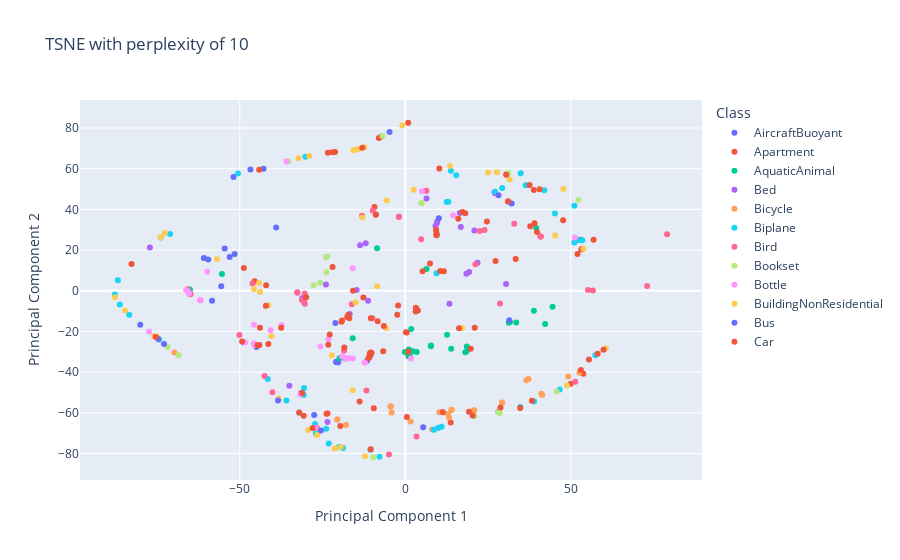

Notebook cell for this chart:
### Code cell
from sklearn.manifold import TSNE
X_embedded = TSNE(n_components=2, learning_rate='auto',init='random', perplexity=10).fit_transform(X)
tsne_df = pd.DataFrame(data=X_embedded, columns=['PCA1', 'PCA2'])
tsne_df['Class'] = Y['class']  # Add the class labels
tsne_df['Name']=Y["mesh_name"]

plot_data2(tsne_df,"PCA1","PCA2", title="TSNE with perplexity of 10", subset=chunks[0],html_filename="plot_tsne_perplexity_10.html")

### Figure 1 — Plotly figure (JSON) as saved in the notebook; plotly's stock layout.template omitted (floating-point values rounded to 4 significant figures; data arrays with more than 128 entries replaced by an {"elided": "..."} marker saying what was removed)
{"data": [{"customdata": [["AircraftBuoyant", "m1337.obj"], ["AircraftBuoyant", "m1338.obj"], ["AircraftBuoyant", "m1339.obj"], ["AircraftBuoyant", "m1340.obj"], ["AircraftBuoyant", "m1341.obj"], ["AircraftBuoyant", "m1342.obj"], ["AircraftBuoyant", "m1343.obj"], ["AircraftBuoyant", "m1344.obj"], ["AircraftBuoyant", "m1345.obj"], ["AircraftBuoyant", "m1346.obj"], ["AircraftBuoyant", "m1348.obj"], ["AircraftBuoyant", "m1349.obj"], ["AircraftBuoyant", "m1350.obj"], ["AircraftBuoyant", "m1351.obj"], ["AircraftBuoyant", "m1352.obj"]], "hovertemplate": "Class=%{customdata[0]}<br>Principal Component 1=%{x}<br>Principal Component 2=%{y}<br>Name=%{customdata[1]}<extra></extra>", "legendgroup": "AircraftBuoyant", "marker": {"color": "#636efa", "symbol": "circle"}, "mode": "markers", "name": "AircraftBuoyant", "orientation": "v", "showlegend": true, "type": "scatter", "x": [-54.56, -51.56, -55.61, -44.98, -48.79, -59.52, -53.06, -60.87, -46.78, -20.27, -20.41, -20.9, -20.78, -11.51, -45.43], "xaxis": "x", "y": [20.75, 18.03, 2.188, -27.63, -25.28, 15.35, 16.58, 16.12, 59.59, -35.11, -35.13, -35.05, -34.99, -34.41, -26.38], "yaxis": "y"}, {"customdata": [["Apartment", "D00045.obj"], ["Apartment", "D00086.obj"], ["Apartment", "D00138.obj"], ["Apartment", "D00156.obj"], ["Apartment", "D00310.obj"], ["Apartment", "D00348.obj"], ["Apartment", "D00366.obj"], ["Apartment", "D00478.obj"], ["Apartment", "D00496.obj"], ["Apartment", "D00626.obj"], ["Apartment", "D00639.obj"], ["Apartment", "D00651.obj"], ["Apartment", "D00681.obj"], ["Apartment", "D00780.obj"], ["Apartment", "D00792.obj"], ["Apartment", "D00859.obj"], ["Apartment", "D00860.obj"], ["Apartment", "D00869.obj"], ["Apartment", "D00921.obj"], ["Apartment", "D00953.obj"], ["Apartment", "m463.obj"], ["Apartment", "m464.obj"], ["Apartment", "m465.obj"]], "hovertemplate": "Class=%{customdata[0]}<br>Principal Component 1=%{x}<br>Principal Component 2=%{y}<br>Name=%{customdata[1]}<extra></extra>", "legendgroup": "Apartment", "marker": {"color": "#EF553B", "symbol": "circle"}, "mode": "markers", "name": "Apartment", "orientation": "v", "showlegend": true, "type": "scatter", "x": [-26.72, 38.86, 50.02, -7.303, -22.03, -45.51, -42.03, 53.23, 10.31, 52.96, 30.73, -7.973, 53.82, 0.4745, -48.75, -12.65, 53.43, -9.29, -21.96, -23.35, 13.74, -82.72, -23.8], "xaxis": "x", "y": [-70.7, 49.57, -45.71, 75.71, 68.04, 4.67, 2.656, 20.22, 60.08, 25.06, 57.35, 75.04, -40.85, -20.56, 11.23, -3.309, 20.63, 41.18, 11.66, 67.84, -64.71, 13.19, -60.48], "yaxis": "y"}, {"customdata": [["AquaticAnimal", "m53.obj"], ["AquaticAnimal", "m54.obj"], ["AquaticAnimal", "m55.obj"], ["AquaticAnimal", "m56.obj"], ["AquaticAnimal", "m57.obj"], ["AquaticAnimal", "m58.obj"], ["AquaticAnimal", "m59.obj"], ["AquaticAnimal", "m60.obj"], ["AquaticAnimal", "m61.obj"], ["AquaticAnimal", "m62.obj"], ["AquaticAnimal", "m63.obj"], ["AquaticAnimal", "m64.obj"], ["AquaticAnimal", "m65.obj"], ["AquaticAnimal", "m66.obj"], ["AquaticAnimal", "m67.obj"], ["AquaticAnimal", "m68.obj"], ["AquaticAnimal", "m69.obj"], ["AquaticAnimal", "m70.obj"], ["AquaticAnimal", "m71.obj"], ["AquaticAnimal", "m72.obj"], ["AquaticAnimal", "m73.obj"], ["AquaticAnimal", "m74.obj"], ["AquaticAnimal", "m75.obj"], ["AquaticAnimal", "m76.obj"], ["AquaticAnimal", "m77.obj"], ["AquaticAnimal", "m78.obj"], ["AquaticAnimal", "m79.obj"], ["AquaticAnimal", "m80.obj"], ["AquaticAnimal", "m81.obj"]], "hovertemplate": "Class=%{customdata[0]}<br>Principal Component 1=%{x}<br>Principal Component 2=%{y}<br>Name=%{customdata[1]}<extra></extra>", "legendgroup": "AquaticAnimal", "marker": {"color": "#00cc96", "symbol": "circle"}, "mode": "markers", "name": "AquaticAnimal", "orientation": "v", "showlegend": true, "type": "scatter", "x": [38.89, 18.64, 31.31, 31.66, 44.53, -65.06, 39.58, 7.797, 0.9524, 33.55, -55.38, 18.14, 6.414, -8.502, 42.3, 12.65, 2.354, 13.89, -18.3, 3.476, -19.89, 1.098, -15.86, 1.461, 1.821, -10.84, 18.56, 7.722, -0.1344], "xaxis": "x", "y": [-9.794, -27.4, -15.8, -15.39, -7.846, 0.594, 30.81, -26.88, -32.22, -15.62, 8.192, -30.2, 10.64, 20.93, -16.31, -21.68, -29.75, -28.5, -33.36, -30.14, -33.15, -28.87, -23.4, -32.39, -18.81, -32.58, -29.79, -27.25, -30.06], "yaxis": "y"}, {"customdata": [["Bed", "D00031.obj"], ["Bed", "D00110.obj"], ["Bed", "D00121.obj"], ["Bed", "D00184.obj"], ["Bed", "D00210.obj"], ["Bed", "D00213.obj"], ["Bed", "D00217.obj"], ["Bed", "D00307.obj"], ["Bed", "D00322.obj"], ["Bed", "D00417.obj"], ["Bed", "D00538.obj"], ["Bed", "D00545.obj"], ["Bed", "D00552.obj"], ["Bed", "D00565.obj"], ["Bed", "D00650.obj"], ["Bed", "D00735.obj"], ["Bed", "D00836.obj"], ["Bed", "D00839.obj"], ["Bed", "D00969.obj"], ["Bed", "D00988.obj"], ["Bed", "m945.obj"], ["Bed", "m946.obj"], ["Bed", "m947.obj"], ["Bed", "m948.obj"], ["Bed", "m949.obj"], ["Bed", "m950.obj"], ["Bed", "m951.obj"]], "hovertemplate": "Class=%{customdata[0]}<br>Principal Component 1=%{x}<br>Principal Component 2=%{y}<br>Name=%{customdata[1]}<extra></extra>", "legendgroup": "Bed", "marker": {"color": "#ab63fa", "symbol": "circle"}, "mode": "markers", "name": "Bed", "orientation": "v", "showlegend": true, "type": "scatter", "x": [9.519, 13.37, 27.0, 6.441, -35.01, 19.34, 16.79, 31.16, 18.5, 20.9, -11.23, 27.15, -31.1, 30.47, 16.51, 9.168, -16.77, 21.85, -14.69, -31.47, -13.64, 9.631, 9.653, -23.95, -11.94, -77.16, -23.49], "xaxis": "x", "y": [27.51, -6.361, 48.46, 45.34, -46.65, 9.217, 31.29, 43.77, 8.322, 29.6, -4.962, 47.94, -3.541, 3.325, 38.15, 31.82, -11.43, 13.79, 0.3997, -50.26, 22.4, 33.47, 34.0, 3.114, 23.31, 21.29, -64.51], "yaxis": "y"}, {"customdata": [["Bicycle", "D00016.obj"], ["Bicycle", "D00033.obj"], ["Bicycle", "D00040.obj"], ["Bicycle", "D00077.obj"], ["Bicycle", "D00078.obj"], ["Bicycle", "D00462.obj"], ["Bicycle", "D00514.obj"], ["Bicycle", "D00536.obj"], ["Bicycle", "D00555.obj"], ["Bicycle", "D00558.obj"], ["Bicycle", "D00567.obj"], ["Bicycle", "D00621.obj"], ["Bicycle", "D00708.obj"], ["Bicycle", "D00750.obj"], ["Bicycle", "D00838.obj"], ["Bicycle", "D00847.obj"], ["Bicycle", "D00904.obj"], ["Bicycle", "D00930.obj"], ["Bicycle", "D00931.obj"], ["Bicycle", "D00974.obj"], ["Bicycle", "m1472.obj"], ["Bicycle", "m1473.obj"], ["Bicycle", "m1475.obj"], ["Bicycle", "m1476.obj"], ["Bicycle", "m1477.obj"], ["Bicycle", "m1478.obj"]], "hovertemplate": "Class=%{customdata[0]}<br>Principal Component 1=%{x}<br>Principal Component 2=%{y}<br>Name=%{customdata[1]}<extra></extra>", "legendgroup": "Bicycle", "marker": {"color": "#FFA15A", "symbol": "circle"}, "mode": "markers", "name": "Bicycle", "orientation": "v", "showlegend": true, "type": "scatter", "x": [37.28, 29.26, 1.624, 29.25, 20.87, -75.05, 41.12, 8.167, 41.41, 13.96, -4.449, 36.56, 11.07, 12.92, 10.32, 20.8, -4.089, 13.23, 14.04, -20.49, -17.91, 49.29, -20.54, -4.374, 52.63, -69.74], "xaxis": "x", "y": [-43.4, -54.96, -64.23, -55.21, -58.8, -22.88, -50.7, -68.27, -51.25, -58.5, -56.96, -44.04, -59.6, -60.6, -59.69, -58.85, -59.88, -62.3, -58.68, -63.27, -66.05, -42.19, -63.24, -56.81, -40.38, -30.42], "yaxis": "y"}, {"customdata": [["Biplane", "D00069.obj"], ["Biplane", "D00132.obj"], ["Biplane", "D00178.obj"], ["Biplane", "D00199.obj"], ["Biplane", "D00246.obj"], ["Biplane", "D00276.obj"], ["Biplane", "D00277.obj"], ["Biplane", "D00320.obj"], ["Biplane", "D00373.obj"], ["Biplane", "D00410.obj"], ["Biplane", "D00490.obj"], ["Biplane", "D00515.obj"], ["Biplane", "D00601.obj"], ["Biplane", "D00616.obj"], ["Biplane", "D00632.obj"], ["Biplane", "D00634.obj"], ["Biplane", "D00666.obj"], ["Biplane", "D00854.obj"], ["Biplane", "D00890.obj"], ["Biplane", "D00900.obj"], ["Biplane", "m1118.obj"], ["Biplane", "m1119.obj"], ["Biplane", "m1120.obj"], ["Biplane", "m1121.obj"], ["Biplane", "m1122.obj"], ["Biplane", "m1123.obj"], ["Biplane", "m1124.obj"], ["Biplane", "m1126.obj"], ["Biplane", "m1127.obj"], ["Biplane", "m1128.obj"], ["Biplane", "m1129.obj"], ["Biplane", "m1131.obj"], ["Biplane", "m1132.obj"], ["Biplane", "m1133.obj"], ["Biplane", "m1134.obj"], ["Biplane", "m1135.obj"], ["Biplane", "m1136.obj"], ["Biplane", "m1137.obj"], ["Biplane", "m1138.obj"], ["Biplane", "m1139.obj"], ["Biplane", "m1141.obj"], ["Biplane", "m1143.obj"], ["Biplane", "m1144.obj"], ["Biplane", "m1146.obj"]], "hovertemplate": "Class=%{customdata[0]}<br>Principal Component 1=%{x}<br>Principal Component 2=%{y}<br>Name=%{customdata[1]}<extra></extra>", "legendgroup": "Biplane", "marker": {"color": "#19d3f3", "symbol": "circle"}, "mode": "markers", "name": "Biplane", "orientation": "v", "showlegend": true, "type": "scatter", "x": [-30.15, -30.63, -27.27, -19.92, -86.26, 13.8, 8.648, -23.1, 29.31, 45.24, 34.79, 51.11, 34.9, -23.89, 15.41, -7.772, 12.53, 57.45, -50.55, 9.889, -86.85, 53.54, -83.42, -87.75, -18.84, 52.24, -73.9, 42.01, 13.03, 51.12, -41.52, 27.16, 38.94, 36.41, -30.57, -10.46, -35.9, -71.05, -32.04, 46.71, -27.02, -74.4, 10.99, 9.489], "xaxis": "x", "y": [65.83, -51.21, -65.56, -76.72, -6.716, 58.94, -68.28, -75.15, 50.54, 37.98, -57.14, 41.76, 57.78, -67.78, 56.76, -81.61, 43.67, -31.68, 57.56, -67.47, 5.147, 24.87, -11.8, -1.815, -77.33, 24.91, 26.13, 49.39, 43.77, 23.7, -43.36, 48.68, -54.46, 51.85, -47.87, -78.22, -53.91, 27.91, -59.93, -48.56, -70.08, -24.04, -66.84, 8.632], "yaxis": "y"}, {"customdata": [["Bird", "D00089.obj"], ["Bird", "D00113.obj"], ["Bird", "D00164.obj"], ["Bird", "D00234.obj"], ["Bird", "D00271.obj"], ["Bird", "D00284.obj"], ["Bird", "D00323.obj"], ["Bird", "D00386.obj"], ["Bird", "D00438.obj"], ["Bird", "D00442.obj"], ["Bird", "D00546.obj"], ["Bird", "D00599.obj"], ["Bird", "D00625.obj"], ["Bird", "D00689.obj"], ["Bird", "D00736.obj"], ["Bird", "D00762.obj"], ["Bird", "D00862.obj"], ["Bird", "D00922.obj"], ["Bird", "D00961.obj"], ["Bird", "D00999.obj"], ["Bird", "m28.obj"], ["Bird", "m29.obj"], ["Bird", "m30.obj"], ["Bird", "m31.obj"], ["Bird", "m32.obj"], ["Bird", "m33.obj"], ["Bird", "m34.obj"], ["Bird", "m35.obj"], ["Bird", "m36.obj"], ["Bird", "m37.obj"], ["Bird", "m38.obj"], ["Bird", "m39.obj"], ["Bird", "m40.obj"], ["Bird", "m41.obj"], ["Bird", "m42.obj"], ["Bird", "m43.obj"], ["Bird", "m44.obj"], ["Bird", "m45.obj"], ["Bird", "m47.obj"], ["Bird", "m48.obj"], ["Bird", "m50.obj"], ["Bird", "m51.obj"], ["Bird", "m52.obj"]], "hovertemplate": "Class=%{customdata[0]}<br>Principal Component 1=%{x}<br>Principal Component 2=%{y}<br>Name=%{customdata[1]}<extra></extra>", "legendgroup": "Bird", "marker": {"color": "#FF6692", "symbol": "circle"}, "mode": "markers", "name": "Bird", "orientation": "v", "showlegend": true, "type": "scatter", "x": [-1.897, -13.03, 28.12, -16.13, -26.71, 6.32, 79.16, 73.09, 40.94, -40.14, 21.22, -11.72, -42.51, 3.415, 23.99, -31.23, 22.53, -9.813, 40.92, 56.73, -30.35, -18.49, -9.915, -61.9, -50.13, -30.39, -1.945, -46.18, -32.6, -8.897, 55.23, 4.829, -4.92, 40.93, 51.38, -30.57, 32.95, 6.4, 28.63, -64.91, -64.92, -65.73, -32.63], "xaxis": "x", "y": [36.34, 36.89, -59.37, -6.629, -67.32, 49.08, 27.75, 2.3, 26.66, -49.93, 13.0, -49.09, -41.9, -71.64, 29.85, -4.574, 29.35, 39.42, 26.63, 0.1715, -6.38, -29.44, -13.47, -4.733, -21.76, -1.398, 36.36, 3.573, -0.9393, 37.39, 0.3895, 25.29, -80.53, 26.66, -44.7, -5.484, 32.89, 49.14, -6.251, -1.774, -1.667, 0.7271, -0.753], "yaxis": "y"}, {"customdata": [["Bookset", "D01009.obj"], ["Bookset", "D01013.obj"], ["Bookset", "D01030.obj"], ["Bookset", "D01038.obj"], ["Bookset", "D01042.obj"], ["Bookset", "D01050.obj"], ["Bookset", "D01065.obj"], ["Bookset", "D01096.obj"], ["Bookset", "D01108.obj"], ["Bookset", "D01110.obj"], ["Bookset", "D01122.obj"], ["Bookset", "D01135.obj"], ["Bookset", "D01146.obj"], ["Bookset", "D01182.obj"], ["Bookset", "D01183.obj"], ["Bookset", "D01184.obj"], ["Bookset", "D01190.obj"], ["Bookset", "D01199.obj"]], "hovertemplate": "Class=%{customdata[0]}<br>Principal Component 1=%{x}<br>Principal Component 2=%{y}<br>Name=%{customdata[1]}<extra></extra>", "legendgroup": "Bookset", "marker": {"color": "#B6E880", "symbol": "circle"}, "mode": "markers", "name": "Bookset", "orientation": "v", "showlegend": true, "type": "scatter", "x": [4.97, -68.46, 31.13, -6.871, 28.2, -23.85, -71.84, 45.76, -9.667, -23.58, -27.62, 4.9, -25.72, 28.56, -23.92, 52.31, -35.38, 20.86], "xaxis": "x", "y": [43.12, -31.72, 57.92, 76.11, -59.61, 9.115, -27.59, -49.57, -81.85, 16.86, 2.713, 43.0, 3.954, -60.04, 16.45, 44.6, 63.68, -61.75], "yaxis": "y"}, {"customdata": [["Bottle", "D00020.obj"], ["Bottle", "D00123.obj"], ["Bottle", "D00139.obj"], ["Bottle", "D00166.obj"], ["Bottle", "D00176.obj"], ["Bottle", "D00208.obj"], ["Bottle", "D00281.obj"], ["Bottle", "D00311.obj"], ["Bottle", "D00350.obj"], ["Bottle", "D00390.obj"], ["Bottle", "D00451.obj"], ["Bottle", "D00679.obj"], ["Bottle", "D00696.obj"], ["Bottle", "D00711.obj"], ["Bottle", "D00716.obj"], ["Bottle", "D00726.obj"], ["Bottle", "D00892.obj"], ["Bottle", "D00940.obj"], ["Bottle", "D00959.obj"], ["Bottle", "m482.obj"], ["Bottle", "m483.obj"], ["Bottle", "m484.obj"], ["Bottle", "m485.obj"], ["Bottle", "m486.obj"], ["Bottle", "m487.obj"], ["Bottle", "m488.obj"], ["Bottle", "m489.obj"], ["Bottle", "m490.obj"], ["Bottle", "m491.obj"]], "hovertemplate": "Class=%{customdata[0]}<br>Principal Component 1=%{x}<br>Principal Component 2=%{y}<br>Name=%{customdata[1]}<extra></extra>", "legendgroup": "Bottle", "marker": {"color": "#FF97FF", "symbol": "circle"}, "mode": "markers", "name": "Bottle", "orientation": "v", "showlegend": true, "type": "scatter", "x": [-45.61, 1.745, 14.47, -25.64, -35.9, 51.25, -27.24, -65.34, -18.05, 5.062, -45.69, -77.42, -15.84, -66.21, -31.71, -37.35, -17.14, -65.85, -12.24, -40.68, -19.1, -48.4, -45.68, -12.26, -23.21, -65.43, -15.91, -59.83, -61.86], "xaxis": "x", "y": [-26.83, -33.36, 37.06, -27.4, 63.46, 26.22, -67.37, -1.42, -33.66, 48.89, -16.68, -20.19, -33.29, 0.2734, -50.96, -16.94, -33.23, -0.1786, -35.45, -19.41, -32.16, -25.41, -25.87, -35.31, -23.91, -1.054, 11.04, 9.344, -4.61], "yaxis": "y"}, {"customdata": [["BuildingNonResidential", "m382.obj"], ["BuildingNonResidential", "m383.obj"], ["BuildingNonResidential", "m384.obj"], ["BuildingNonResidential", "m385.obj"], ["BuildingNonResidential", "m386.obj"], ["BuildingNonResidential", "m387.obj"], ["BuildingNonResidential", "m390.obj"], ["BuildingNonResidential", "m391.obj"], ["BuildingNonResidential", "m392.obj"], ["BuildingNonResidential", "m393.obj"], ["BuildingNonResidential", "m394.obj"], ["BuildingNonResidential", "m395.obj"], ["BuildingNonResidential", "m396.obj"], ["BuildingNonResidential", "m397.obj"], ["BuildingNonResidential", "m398.obj"], ["BuildingNonResidential", "m399.obj"], ["BuildingNonResidential", "m400.obj"], ["BuildingNonResidential", "m401.obj"], ["BuildingNonResidential", "m402.obj"], ["BuildingNonResidential", "m404.obj"], ["BuildingNonResidential", "m405.obj"], ["BuildingNonResidential", "m406.obj"], ["BuildingNonResidential", "m407.obj"], ["BuildingNonResidential", "m408.obj"], ["BuildingNonResidential", "m409.obj"], ["BuildingNonResidential", "m410.obj"], ["BuildingNonResidential", "m412.obj"], ["BuildingNonResidential", "m413.obj"], ["BuildingNonResidential", "m414.obj"], ["BuildingNonResidential", "m415.obj"], ["BuildingNonResidential", "m416.obj"], ["BuildingNonResidential", "m418.obj"], ["BuildingNonResidential", "m420.obj"], ["BuildingNonResidential", "m421.obj"], ["BuildingNonResidential", "m470.obj"], ["BuildingNonResidential", "m471.obj"], ["BuildingNonResidential", "m472.obj"], ["BuildingNonResidential", "m474.obj"], ["BuildingNonResidential", "m475.obj"], ["BuildingNonResidential", "m477.obj"], ["BuildingNonResidential", "m478.obj"], ["BuildingNonResidential", "m479.obj"], ["BuildingNonResidential", "m481.obj"]], "hovertemplate": "Class=%{customdata[0]}<br>Principal Component 1=%{x}<br>Principal Component 2=%{y}<br>Name=%{customdata[1]}<extra></extra>", "legendgroup": "BuildingNonResidential", "marker": {"color": "#FECB52", "symbol": "circle"}, "mode": "markers", "name": "BuildingNonResidential", "orientation": "v", "showlegend": true, "type": "scatter", "x": [-12.95, 47.79, -29.02, -5.591, 13.53, -19.53, -56.9, -45.71, -41.36, -14.12, -32.25, 2.552, -29.28, 25.06, -38.23, -26.57, -73.93, -14.97, -87.68, -12.15, -0.8845, 48.87, -44.18, 31.57, -15.88, -12.37, -84.68, 60.6, 53.85, -21.29, -75.88, -72.66, -43.84, -15.68, 17.2, -22.17, -40.45, 27.69, -43.86, -14.98, 45.32, -5.735, -8.508], "xaxis": "x", "y": [36.05, 50.04, 66.28, 44.33, 61.28, -76.8, 15.54, 0.885, -7.136, 69.62, 65.09, 49.59, -68.4, 58.11, -52.93, -70.75, 26.26, 69.25, -3.249, -81.36, 81.24, -46.61, 3.803, 54.72, -48.91, 70.52, -9.691, -28.28, 20.62, -77.51, -22.25, 28.41, 59.62, 69.0, -18.33, -31.73, -22.36, 58.22, -0.6728, -5.796, 27.16, -18.43, 2.209], "yaxis": "y"}, {"customdata": [["Bus", "D00084.obj"], ["Bus", "D00114.obj"], ["Bus", "D00151.obj"], ["Bus", "D00179.obj"], ["Bus", "D00182.obj"], ["Bus", "D00264.obj"], ["Bus", "D00436.obj"], ["Bus", "D00448.obj"], ["Bus", "D00483.obj"], ["Bus", "D00677.obj"], ["Bus", "D00754.obj"], ["Bus", "D00769.obj"], ["Bus", "D00775.obj"], ["Bus", "D00815.obj"], ["Bus", "D00823.obj"], ["Bus", "D00832.obj"], ["Bus", "D00857.obj"]], "hovertemplate": "Class=%{customdata[0]}<br>Principal Component 1=%{x}<br>Principal Component 2=%{y}<br>Name=%{customdata[1]}<extra></extra>", "legendgroup": "Bus", "marker": {"color": "#636efa", "symbol": "circle"}, "mode": "markers", "name": "Bus", "orientation": "v", "showlegend": true, "type": "scatter", "x": [-39.0, -42.82, 28.2, -27.51, 5.441, 31.45, -21.09, -25.45, -38.42, -74.66, -80.07, -72.92, -4.728, 10.18, -51.89, -58.37, 32.18], "xaxis": "x", "y": [31.05, 59.95, 46.91, -61.11, -67.16, -14.55, -15.82, -68.74, -54.02, -23.72, -16.76, -26.14, 78.0, 35.64, 55.92, -4.899, 42.85], "yaxis": "y"}, {"customdata": {"elided": "89x2 str values"}, "hovertemplate": "Class=%{customdata[0]}<br>Principal Component 1=%{x}<br>Principal Component 2=%{y}<br>Name=%{customdata[1]}<extra></extra>", "legendgroup": "Car", "marker": {"color": "#EF553B", "symbol": "circle"}, "mode": "markers", "name": "Car", "orientation": "v", "showlegend": true, "type": "scatter", "x": [7.496, 20.39, -30.69, -11.09, 56.94, 3.166, -44.14, 40.61, 9.431, -8.883, 0.197, 16.03, 31.08, 52.05, -17.52, -37.51, -10.36, -10.44, -10.4, 47.73, -22.81, -43.91, -75.43, -32.05, -42.11, 37.58, 34.75, 18.15, -2.393, 10.59, 0.8866, 59.92, -16.9, 27.3, -9.493, -23.48, -13.79, 19.28, 0.5057, 33.38, 28.79, 39.82, 11.36, 38.29, -31.12, 37.8, 16.27, 9.443, -19.26, 3.21, -10.87, -6.65, -2.143, -10.25, -41.36, 24.69, -10.74, 39.09, 17.33, -19.09, -23.25, -44.08, -49.29, 19.78, 9.453, -44.67, -10.46, 5.25, 21.0, -17.24, -8.319, 53.08, 9.34, -19.61, 0.9572, 9.34, 3.832, 11.68, -10.25, -18.41, -27.99, -21.19, -6.47, 55.55, 58.15, -12.97, -29.94, 30.51, -15.78], "xaxis": "x", "y": [13.43, -61.3, -61.47, -33.05, 25.04, -10.25, 59.47, 49.83, 28.36, 37.46, -20.38, 35.39, 43.94, 18.09, -12.89, -18.15, -31.25, -77.9, -13.54, 34.68, -21.51, -18.17, -22.76, -59.85, -7.44, 51.92, -57.65, 38.08, -11.85, 9.698, 82.57, -29.05, -13.48, 14.66, -57.82, -60.32, -54.47, -59.48, -62.02, 15.55, -57.38, 28.86, -59.79, -54.12, -50.28, 31.68, -18.46, 27.27, -15.24, -8.339, -32.91, -29.78, -7.308, -30.56, -26.13, 33.98, -30.96, 33.2, 38.69, -14.64, -26.6, -26.69, -24.9, -28.5, 27.43, -26.83, -30.37, 9.61, -18.22, -11.9, -15.06, -39.02, 29.83, -66.53, -29.98, 29.83, -9.701, 9.549, -30.55, -27.91, -67.51, 68.16, -17.38, -33.81, -30.96, 70.24, -3.216, 57.01, 0.03191], "yaxis": "y"}], "layout": {"legend": {"title": {"text": "Class"}, "tracegroupgap": 0}, "title": {"text": "TSNE with perplexity of 10"}, "xaxis": {"anchor": "y", "domain": [0, 1], "title": {"text": "Principal Component 1"}}, "yaxis": {"anchor": "x", "domain": [0, 1], "title": {"text": "Principal Component 2"}}}}
